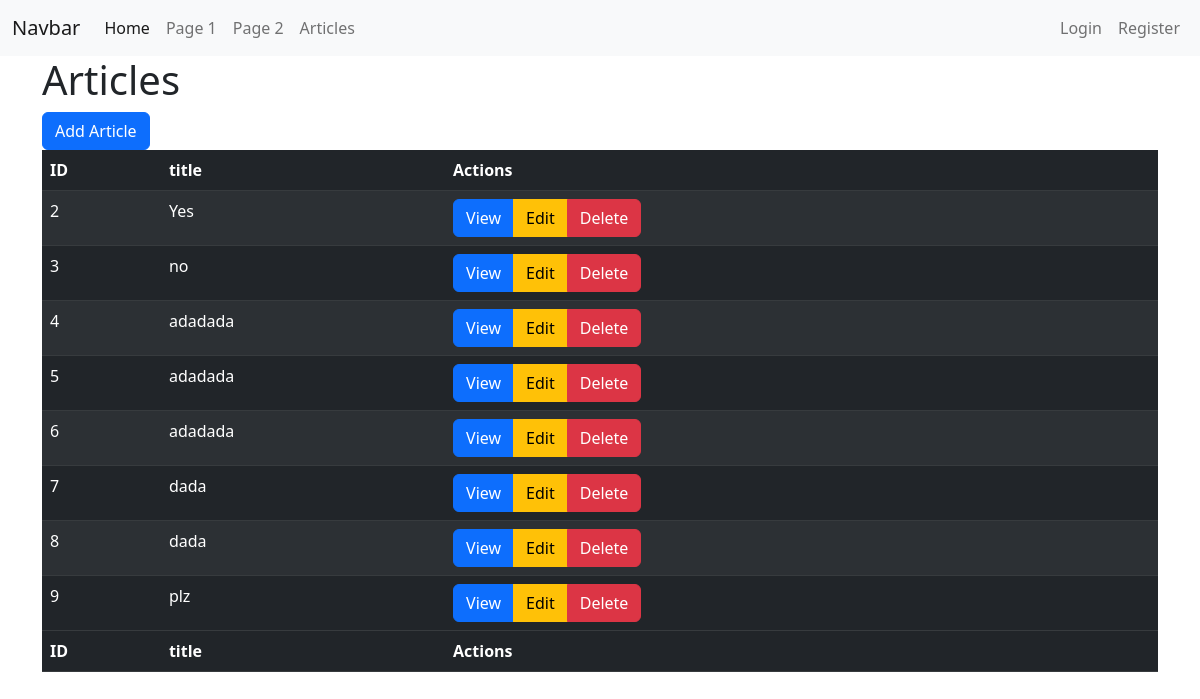
Page /articles on the earlier database version.
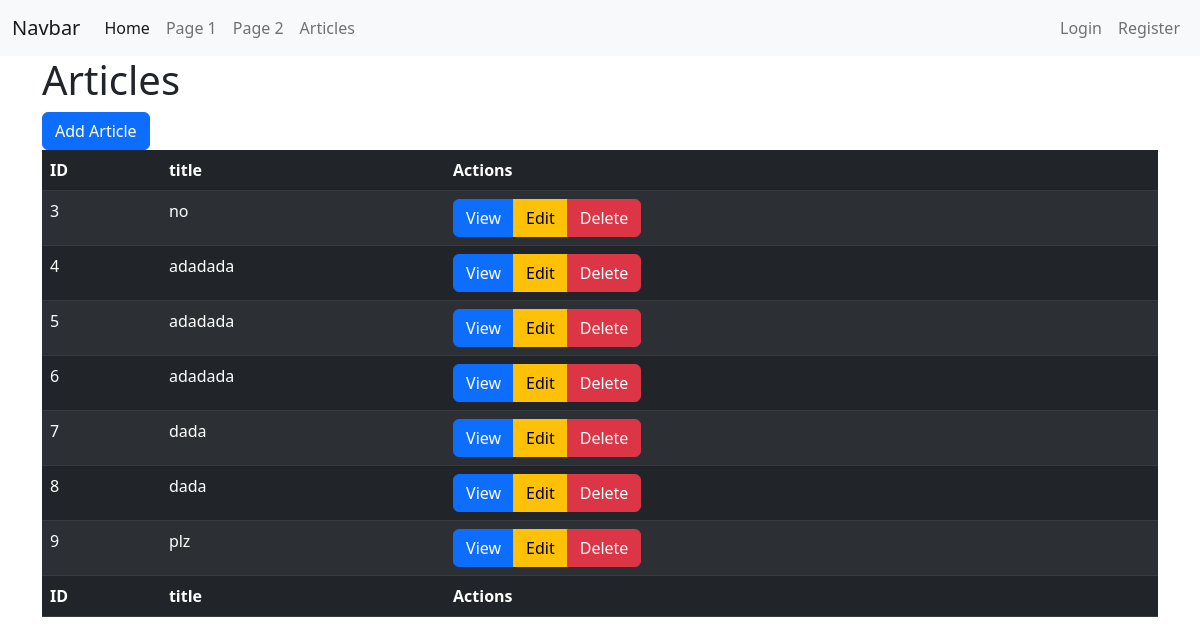
Same page on the later database version.
### tables this page shows
CREATE TABLE articles
(
    id    integer
        primary key autoincrement,
    title varchar(255) not null,
    body  text         not null
);

### helpers.php (called while the page is built, shortened)
<?php
function view($viewName, $vars=[]){
    extract($vars);
    include "views/$viewName.php";
}

### src/Controllers/ArticleController.php (called while the page is built, shortened)
<?php
class ArticleController {
    public function index(){
        $articles = Article::all();
        view('articles/index', compact('articles'));
    }
}

### src/DB.php (called while the page is built, shortened)
<?php
class DB {
    protected $conn;
    public function __construct()
    {
        $this->conn = new PDO('sqlite:database.sqlite');
        $this->conn->setAttribute(PDO::ATTR_ERRMODE, PDO::ERRMODE_EXCEPTION);
    }
    public function all($table, $model){
        $stmt = $this->conn->prepare("SELECT * FROM $table");
        $stmt->execute();
        $stmt->setFetchMode(PDO::FETCH_CLASS, $model);
        return $stmt->fetchAll();
    }
}

### src/Models/Model.php (called while the page is built, shortened)
<?php
class Model {
    protected static $table;
    public static function all(){
        $db = new DB();
        return $db->all(static::$table, static::class);
    }
}

### views/articles/index.php (the view)
<?php include 'views/partials/header.php'; ?>
<h1>Articles</h1>
<a href="/articles/create" class="btn btn-primary">Add Article</a>
    <table  class="table table-striped table-dark">
        <thead>
            <th>ID</th>
            <th>title</th>
            <th>Actions</th>
        </thead>
    <tbody>
        <?php foreach($articles as $article): ?>
            <tr>
                <td><?=$article->id?></tbd>
                <td><?=$article->title?></tbd>
                <td>
                    <div class="btn-group">
                        <a href="/articles/view?id=<?=$article->id?>" class="btn btn-primary">View</a>
                        <a href="/articles/edit?id=<?=$article->id?>" class="btn btn-warning">Edit</a>
                        <a href="/articles/delete?id=<?=$article->id?>" class="btn btn-danger">Delete</a>
                    </div>
                </td>
            </tr>
        <?php endforeach; ?>
    </tbody>
    <tfoot>
            <th>ID</th>
            <th>title</th>
            <th>Actions</th>
        </tfoot>
    </table>
<?php include 'views/partials/footer.php'; ?>

Differences in the rows shown:
removed articles: id "2", title "Yes"
